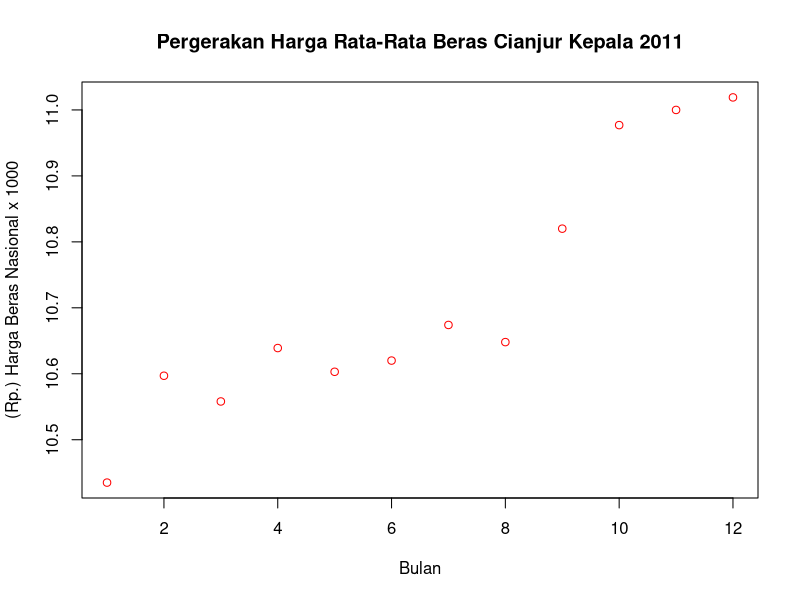
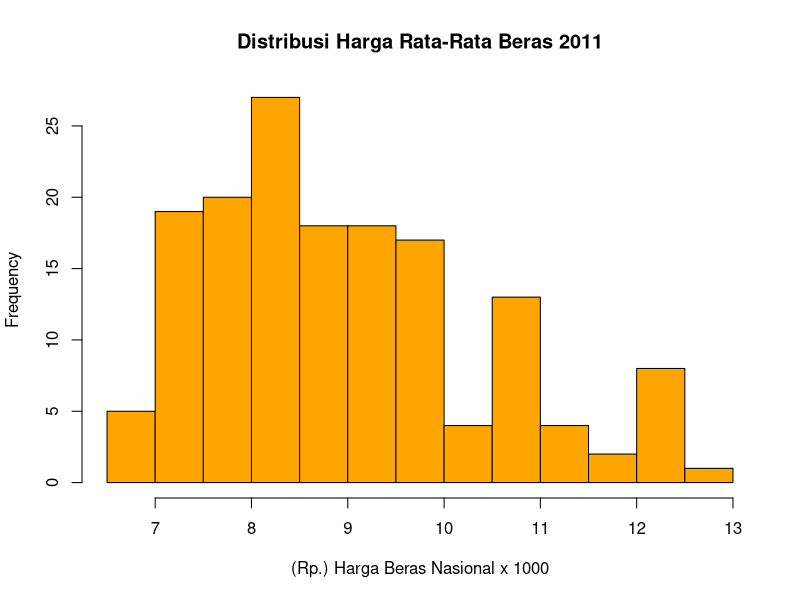
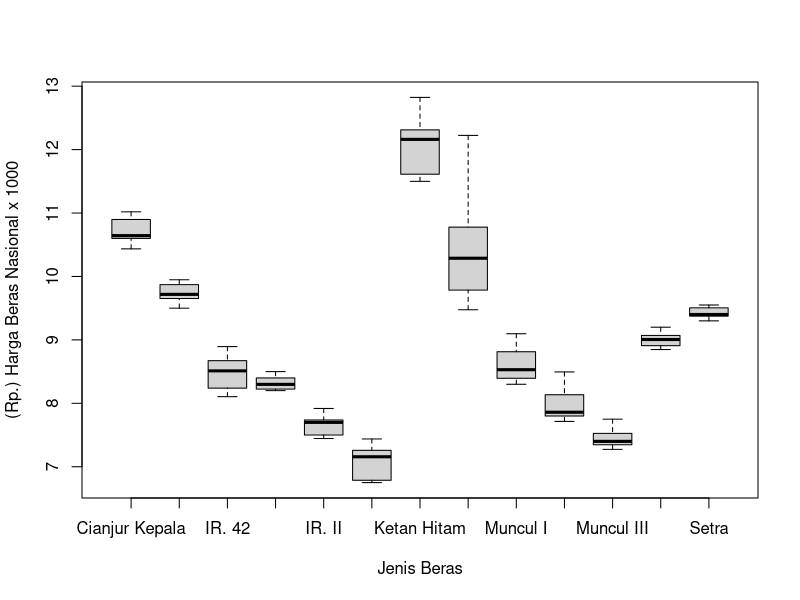
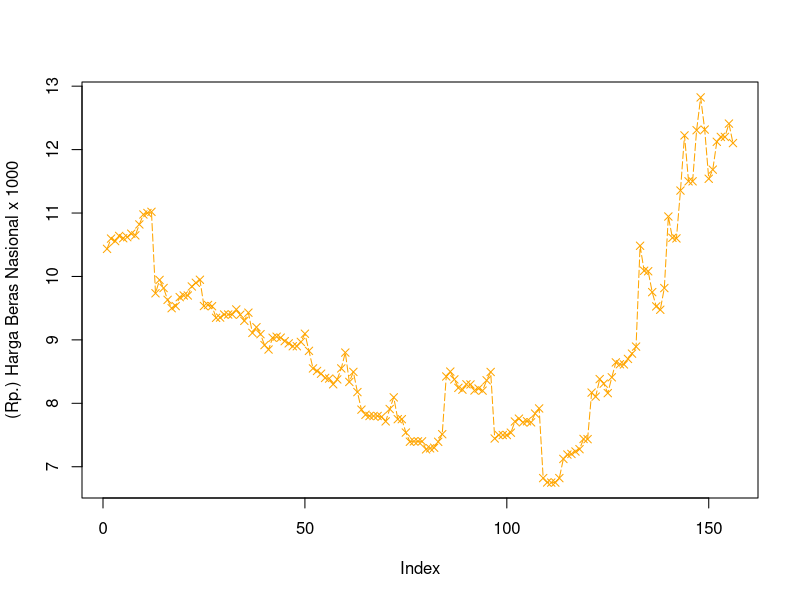

The R source for these figures, in order:
xberas <- read.csv('./cluster_data/mikro_data_komoditas_beras/PERDAGANGAN_perkembangan_harga_rata_rata_beras_grosir_di_pasar_induk_cipinang_pic_menurut_jenis_beras_2011.csv',
                    stringsAsFactors = FALSE)
bulan <- factor(xberas$bulan, ordered=FALSE)
jenis_beras <- factor(xberas$jenis_beras, ordered=FALSE)
header <- c('bulan','jenis_beras','harga')
t_beras <- data.frame(bulan,jenis_beras,xberas$harga)
names(t_beras) <- header
sd_harga <- sd(t_beras$harga)
mean_harga <- mean(t_beras$harga)
bulan <- c('Januari','Februari','Maret','April','Mei','Juni',
           'Juli','Agustus','September','Oktober','Nopember','Desember')
m_header <- c('bulan','harga')

# Tabel per Jenis Beras
t_cianjur_kepala <- t_beras[t_beras$jenis_beras == 'Cianjur Kepala', ]
t_cianjur_kepala <- data.frame(bulan,t_cianjur_kepala$harga,
                               stringsAsFactors=FALSE)
names(t_cianjur_kepala) <- m_header

plot(t_cianjur_kepala$harga/1000,
     main='Pergerakan Harga Rata-Rata Beras Cianjur Kepala 2011',
     ylab='(Rp.) Harga Beras Nasional x 1000',
     xlab='Bulan',
     col='red',
     #type='o',
     pch=1
     #lty=5
     )

lm_t_cianjur_kepala <- (t_cianjur_kepala$harga ~ c(1:12))
abline(coef(lm_t_cianjur_kepala),lwd=2)

# Plotting GLOBAL
hist(t_beras$harga/1000,
     main='Distribusi Harga Rata-Rata Beras 2011',
     xlab='(Rp.) Harga Beras Nasional x 1000',
     col='orange',
     breaks='sturges')

plot_a <- plot(t_beras$jenis_beras, t_beras$harga/1000,
               ylab='(Rp.) Harga Beras Nasional x 1000',
               xlab='Jenis Beras',
               cex.axis=1)

plot_a <- plot(t_beras$harga/1000,
               ylab='(Rp.) Harga Beras Nasional x 1000',
               col='orange',
               type='o',
               pch=4, # Symbol
               lty=5, # Line Type
               cex.axis=1
               #xlim=c(1,24)
               )

# Graph Keseluruhan
# plot(t_beras[,c('harga','jenis_beras','bulan')])